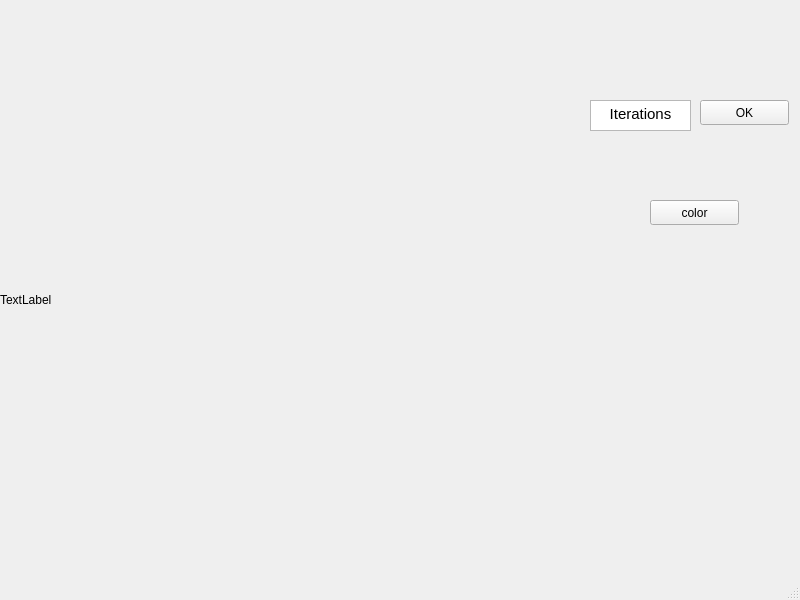
<?xml version="1.0" encoding="UTF-8"?>
<ui version="4.0">
 <class>MainWindow</class>
 <widget class="QMainWindow" name="MainWindow">
  <property name="geometry">
   <rect>
    <x>0</x>
    <y>0</y>
    <width>800</width>
    <height>600</height>
   </rect>
  </property>
  <property name="windowTitle">
   <string>MainWindow</string>
  </property>
  <widget class="QWidget" name="centralwidget">
   <widget class="QLabel" name="label">
    <property name="geometry">
     <rect>
      <x>0</x>
      <y>0</y>
      <width>600</width>
      <height>600</height>
     </rect>
    </property>
    <property name="text">
     <string>TextLabel</string>
    </property>
   </widget>
   <widget class="QPushButton" name="pushButton">
    <property name="geometry">
     <rect>
      <x>700</x>
      <y>100</y>
      <width>89</width>
      <height>25</height>
     </rect>
    </property>
    <property name="text">
     <string>OK</string>
    </property>
   </widget>
   <widget class="QTextEdit" name="textEdit">
    <property name="geometry">
     <rect>
      <x>590</x>
      <y>100</y>
      <width>101</width>
      <height>31</height>
     </rect>
    </property>
    <property name="html">
     <string>&lt;!DOCTYPE HTML PUBLIC &quot;-//W3C//DTD HTML 4.0//EN&quot; &quot;http://www.w3.org/TR/REC-html40/strict.dtd&quot;&gt;
&lt;html&gt;&lt;head&gt;&lt;meta name=&quot;qrichtext&quot; content=&quot;1&quot; /&gt;&lt;style type=&quot;text/css&quot;&gt;
p, li { white-space: pre-wrap; }
&lt;/style&gt;&lt;/head&gt;&lt;body style=&quot; font-family:'Ubuntu'; font-size:11pt; font-weight:400; font-style:normal;&quot;&gt;
&lt;p align=&quot;center&quot; style=&quot; margin-top:0px; margin-bottom:0px; margin-left:0px; margin-right:0px; -qt-block-indent:0; text-indent:0px;&quot;&gt;Iterations&lt;/p&gt;&lt;/body&gt;&lt;/html&gt;</string>
    </property>
   </widget>
   <widget class="QPushButton" name="pushButton_2">
    <property name="geometry">
     <rect>
      <x>650</x>
      <y>200</y>
      <width>89</width>
      <height>25</height>
     </rect>
    </property>
    <property name="text">
     <string>color</string>
    </property>
   </widget>
  </widget>
  <widget class="QMenuBar" name="menubar">
   <property name="geometry">
    <rect>
     <x>0</x>
     <y>0</y>
     <width>800</width>
     <height>22</height>
    </rect>
   </property>
  </widget>
  <widget class="QStatusBar" name="statusbar"/>
 </widget>
 <resources/>
 <connections/>
</ui>
